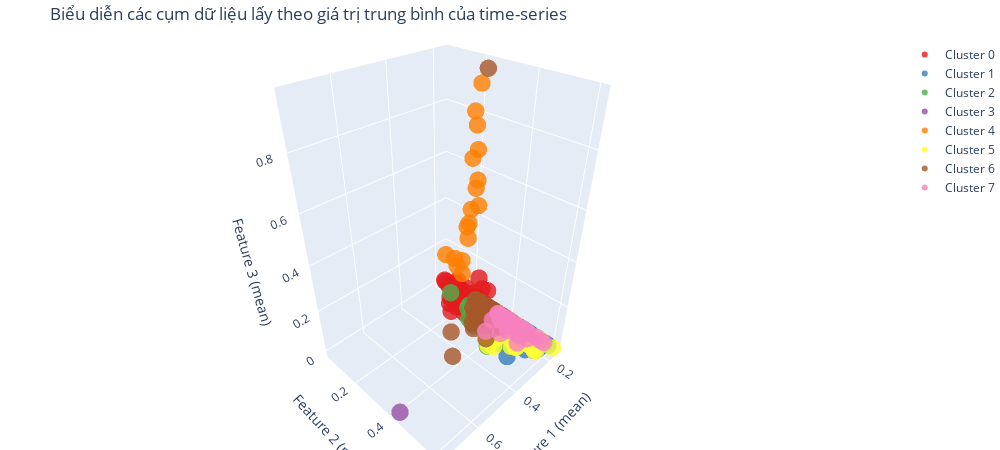

Notebook code for this chart:
### Code cell
colors = px.colors.qualitative.Set1
fig = go.Figure()

for i in range(k):
    cluster_points = x_mean[labels == i]
    
    fig.add_trace(go.Scatter3d(
        x=cluster_points[:, 0],
        y=cluster_points[:, 1],
        z=cluster_points[:, 2],
        mode='markers',
        marker=dict(size=6, color=colors[i % len(colors)], opacity=0.8),
        name=f'Cluster {i}'
    ))

fig.update_layout(
    title=f'Biểu diễn các cụm dữ liệu lấy theo giá trị trung bình của time-series',
    scene=dict(
        xaxis_title='Feature 1 (mean)',
        yaxis_title='Feature 2 (mean)',
        zaxis_title='Feature 3 (mean)',
    ),
    margin=dict(l=0, r=0, b=0, t=40),
    width=1000,  # Tăng chiều rộng
    height=450   # Tăng chiều cao
)
fig.show()
